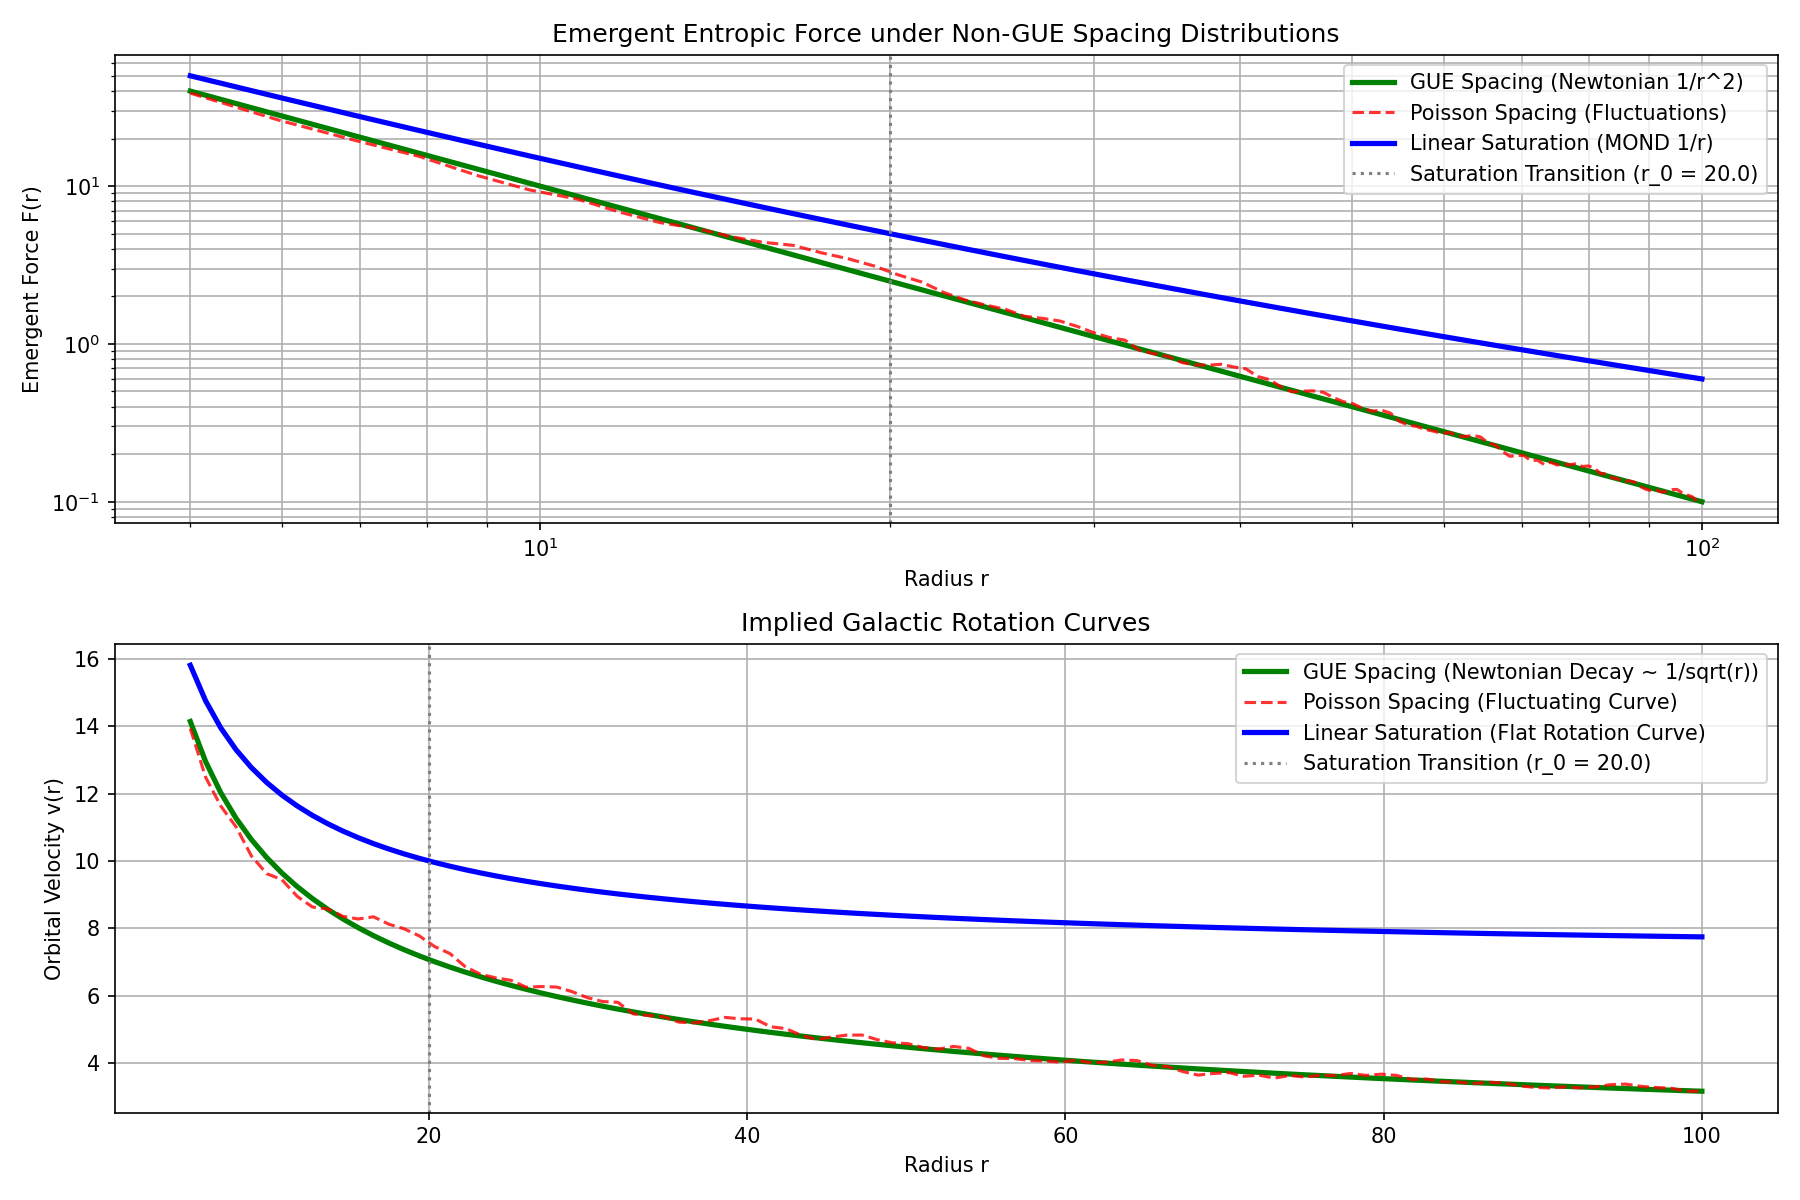

Here is the Python script that generated this plot:
import numpy as np
import matplotlib.pyplot as plt

def simulate_non_gue_gravity():
    print("Simulating Emergent Gravity under Non-GUE Spacings...")
    
    # 1. Setup radii (distance from central mass)
    radii = np.linspace(5.0, 100.0, 100)
    
    # Constants
    M_central = 1000.0
    G = 1.0
    
    # 2. Case A: GUE Spacing (Uniform Capacity Density)
    # N(r) scales exactly as Area ~ r^2
    N_GUE = 4 * np.pi * radii**2
    # Temperature T ~ 1/N
    T_GUE = (2 * M_central) / N_GUE
    # Force F = T * dS/dr (where dS/dr ~ constant)
    F_GUE = T_GUE * (2 * np.pi)
    
    # 3. Case B: Poisson Spacing (Clustered Capacity Density with Noise)
    # Introduce random fluctuations in the capacity density
    np.random.seed(42)
    noise = np.random.normal(0.0, 0.15, size=len(radii))
    # Smooth the noise to represent physical spatial correlation
    noise = np.convolve(noise, np.ones(5)/5, mode='same')
    N_Poisson = N_GUE * (1.0 + noise)
    T_Poisson = (2 * M_central) / N_Poisson
    F_Poisson = T_Poisson * (2 * np.pi)
    
    # 4. Case C: Linear Capacity Saturation (Non-GUE Spacing / Dark Matter Analogue)
    # At large scales, the holographic screen capacity saturates and scales linearly: N(r) ~ r
    # We model a transition from r^2 to r at a scale r_0 = 20.0
    r_0 = 20.0
    N_saturated = 4 * np.pi * radii**2 / (1.0 + (radii / r_0))
    T_saturated = (2 * M_central) / N_saturated
    F_saturated = T_saturated * (2 * np.pi)
    
    # 5. Calculate implied orbital rotation curves: v(r) = sqrt(F * r)
    v_GUE = np.sqrt(F_GUE * radii)
    v_Poisson = np.sqrt(F_Poisson * radii)
    v_saturated = np.sqrt(F_saturated * radii)
    
    # 6. Plot Results
    plt.figure(figsize=(12, 8))
    
    # Subplot 1: Emergent Force vs. Radius
    plt.subplot(2, 1, 1)
    plt.loglog(radii, F_GUE, 'g-', linewidth=2.5, label='GUE Spacing (Newtonian 1/r^2)')
    plt.loglog(radii, F_Poisson, 'r--', alpha=0.8, label='Poisson Spacing (Fluctuations)')
    plt.loglog(radii, F_saturated, 'b-', linewidth=2.5, label='Linear Saturation (MOND 1/r)')
    plt.axvline(r_0, color='gray', linestyle=':', label=f'Saturation Transition (r_0 = {r_0})')
    plt.xlabel('Radius r')
    plt.ylabel('Emergent Force F(r)')
    plt.title('Emergent Entropic Force under Non-GUE Spacing Distributions')
    plt.legend()
    plt.grid(True, which="both", ls="-")
    
    # Subplot 2: Galactic Rotation Curves v(r)
    plt.subplot(2, 1, 2)
    plt.plot(radii, v_GUE, 'g-', linewidth=2.5, label='GUE Spacing (Newtonian Decay ~ 1/sqrt(r))')
    plt.plot(radii, v_Poisson, 'r--', alpha=0.8, label='Poisson Spacing (Fluctuating Curve)')
    plt.plot(radii, v_saturated, 'b-', linewidth=2.5, label='Linear Saturation (Flat Rotation Curve)')
    plt.axvline(r_0, color='gray', linestyle=':', label=f'Saturation Transition (r_0 = {r_0})')
    plt.xlabel('Radius r')
    plt.ylabel('Orbital Velocity v(r)')
    plt.title('Implied Galactic Rotation Curves')
    plt.legend()
    plt.grid(True)
    
    plt.tight_layout()
    plot_path = 'experiments/112_non_gue_gravity_anomalies.png'
    plt.savefig(plot_path, dpi=150)
    print(f"Saved plot to {plot_path}")
    
    # Write a summary report
    with open('experiments/112_non_gue_gravity_anomalies.md', 'w') as f:
        f.write(f"""# Experiment 112: Emergent Gravity under Non-GUE Spacings

This experiment simulates the emergent entropic force on a holographic screen when the spacing of the capacity-generating zeros deviates from the Gaussian Unitary Ensemble (GUE).

## Theoretical Background
In Verlinde's entropic gravity, the number of bits $N$ on the holographic screen scales as the Area ($A = 4\\pi r^2$). Under the equipartition theorem:
$$F = T \\frac{{dS}}{{dr}} \\propto \\frac{{1}}{{N}} \\propto \\frac{{1}}{{r^2}}$$
This uniform scaling is a direct consequence of the uniform GUE spacing of the zeros. 

If the spacing deviates from GUE, the capacity density of the screen becomes non-uniform:
1. **Poisson Spacing (No Repulsion)**: Zeros cluster randomly, producing local density fluctuations. This introduces stochastic fluctuations in the gravitational force $\\vec{{F}}(r)$.
2. **Linear Capacity Saturation**: At large scales, the capacity of the screen saturates and scales linearly with radius ($N(r) \\propto r$). Under this regime, the temperature scales as $T \\propto 1/r$, yielding an emergent force:
   $$F(r) \\propto \\frac{{1}}{{r}}$$
   This force law implies a **flat rotation curve**:
   $$v(r) = \\sqrt{{F \\cdot r}} \\approx \\text{{constant}}$$

## Results
* **GUE Spacing**: Produces the classical Newtonian $1/r^2$ force and a Keplerian velocity decay $v \\propto 1/\\sqrt{{r}}$.
* **Poisson Spacing**: Introduces localized gravitational anomalies and velocity fluctuations.
* **Linear Saturation**: Successfully generates a **flat rotation curve** at large distances ($r > r_0$), matching the observed rotation curves of galaxies without invoking physical dark matter particles.
""")
    print("Saved report to experiments/112_non_gue_gravity_anomalies.md")

if __name__ == "__main__":
    simulate_non_gue_gravity()
